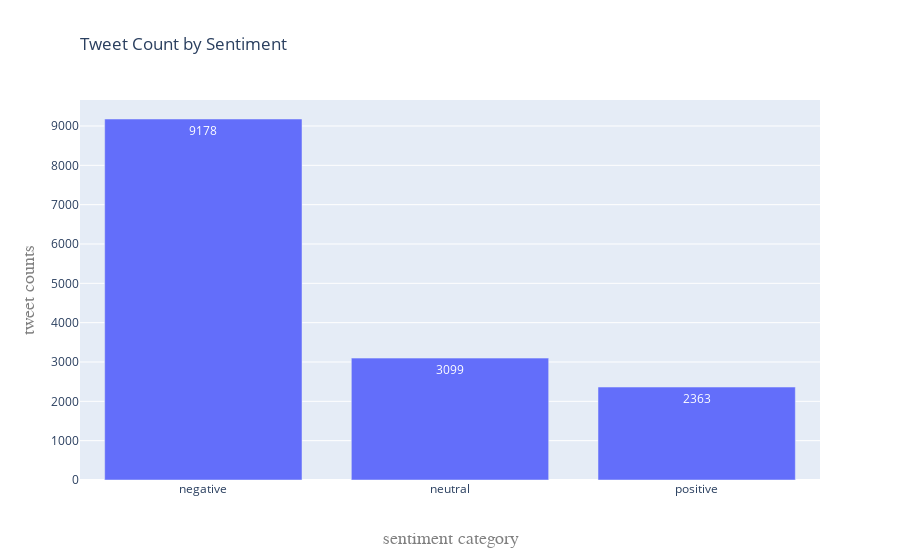

Source (notebook cell):
### Code cell
#graphing counts of tweets by sentiment
sentiment_fig = go.Figure(data=[go.Bar(
            x=sentiment.index, y=sentiment['airline_sentiment'],
            text=sentiment['airline_sentiment'],
            textposition='auto',
        )])

sentiment_fig.update_layout(
    title=go.layout.Title(
        text="Tweet Count by Sentiment",
        xref="paper",
        x=0
    ),
    xaxis=go.layout.XAxis(
        title=go.layout.xaxis.Title(
            text="sentiment category",
            font=dict(
                family="Courier New, monospace",
                size=18,
                color="#7f7f7f"
            )
        )
    ),
    yaxis=go.layout.YAxis(
        title=go.layout.yaxis.Title(
            text="tweet counts",
            font=dict(
                family="Courier New, monospace",
                size=18,
                color="#7f7f7f"
            )
        )
    )
)

sentiment_fig.show()
#sentiment_fig.write_image("../images/tweet_count_sentiment.png")

### Figure 1 — Plotly figure (JSON) as saved in the notebook; plotly's stock layout.template omitted (floating-point values rounded to 4 significant figures)
{"data": [{"text": [9178, 3099, 2363], "textposition": "auto", "type": "bar", "x": ["negative", "neutral", "positive"], "y": [9178, 3099, 2363]}], "layout": {"title": {"text": "Tweet Count by Sentiment", "x": 0, "xref": "paper"}, "xaxis": {"title": {"font": {"color": "#7f7f7f", "family": "Courier New, monospace", "size": 18}, "text": "sentiment category"}}, "yaxis": {"title": {"font": {"color": "#7f7f7f", "family": "Courier New, monospace", "size": 18}, "text": "tweet counts"}}}}
